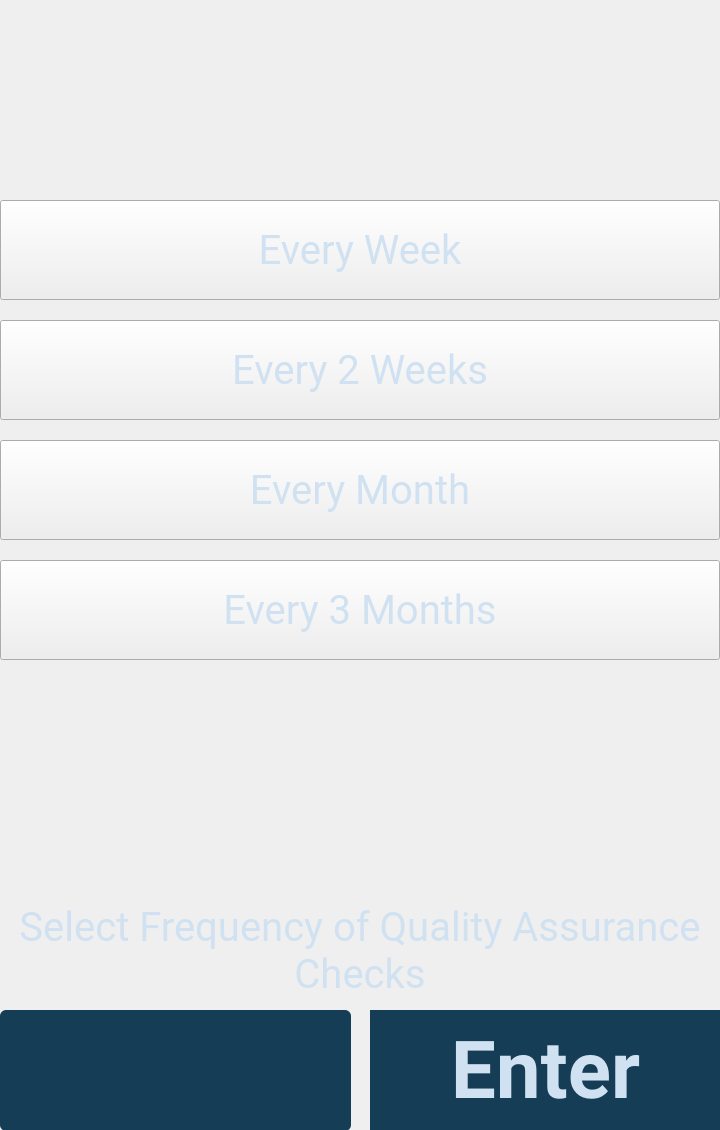
<?xml version="1.0" encoding="UTF-8"?>
<ui version="4.0">
 <class>QualityAssuranceForm</class>
 <widget class="QWidget" name="QualityAssuranceForm">
  <property name="geometry">
   <rect>
    <x>0</x>
    <y>0</y>
    <width>720</width>
    <height>1130</height>
   </rect>
  </property>
  <property name="font">
   <font>
    <family>Roboto</family>
   </font>
  </property>
  <property name="windowTitle">
   <string>Form</string>
  </property>
  <widget class="QPushButton" name="buttonBack">
   <property name="geometry">
    <rect>
     <x>0</x>
     <y>1010</y>
     <width>351</width>
     <height>121</height>
    </rect>
   </property>
   <property name="font">
    <font>
     <family>Roboto</family>
    </font>
   </property>
   <property name="styleSheet">
    <string notr="true">border-radius: 6px;
background-color: rgb(22,61,86);
color: rgb(208,225,241)</string>
   </property>
   <property name="text">
    <string/>
   </property>
   <property name="icon">
    <iconset resource="resources.qrc">
     <normaloff>:/Images/XatekUI_BackArrow.png</normaloff>:/Images/XatekUI_BackArrow.png</iconset>
   </property>
   <property name="iconSize">
    <size>
     <width>73</width>
     <height>62</height>
    </size>
   </property>
  </widget>
  <widget class="QLabel" name="labelInstruction">
   <property name="geometry">
    <rect>
     <x>0</x>
     <y>900</y>
     <width>720</width>
     <height>101</height>
    </rect>
   </property>
   <property name="font">
    <font>
     <family>Roboto</family>
     <pointsize>30</pointsize>
     <weight>50</weight>
     <bold>false</bold>
    </font>
   </property>
   <property name="styleSheet">
    <string notr="true">color: rgb(208,225,241);</string>
   </property>
   <property name="text">
    <string>Select Frequency of Quality Assurance Checks</string>
   </property>
   <property name="alignment">
    <set>Qt::AlignCenter</set>
   </property>
   <property name="wordWrap">
    <bool>true</bool>
   </property>
  </widget>
  <widget class="QPushButton" name="buttonQualityWeekly">
   <property name="geometry">
    <rect>
     <x>0</x>
     <y>200</y>
     <width>720</width>
     <height>100</height>
    </rect>
   </property>
   <property name="font">
    <font>
     <family>Roboto</family>
     <pointsize>30</pointsize>
    </font>
   </property>
   <property name="styleSheet">
    <string notr="true">color: rgb(208,225,241);</string>
   </property>
   <property name="text">
    <string>Every Week</string>
   </property>
  </widget>
  <widget class="QPushButton" name="buttonQualityBiweekly">
   <property name="geometry">
    <rect>
     <x>0</x>
     <y>320</y>
     <width>720</width>
     <height>100</height>
    </rect>
   </property>
   <property name="font">
    <font>
     <family>Roboto</family>
     <pointsize>30</pointsize>
    </font>
   </property>
   <property name="styleSheet">
    <string notr="true">color: rgb(208,225,241);</string>
   </property>
   <property name="text">
    <string>Every 2 Weeks</string>
   </property>
  </widget>
  <widget class="QPushButton" name="buttonQualityMonthly">
   <property name="geometry">
    <rect>
     <x>0</x>
     <y>440</y>
     <width>720</width>
     <height>100</height>
    </rect>
   </property>
   <property name="font">
    <font>
     <family>Roboto</family>
     <pointsize>30</pointsize>
    </font>
   </property>
   <property name="styleSheet">
    <string notr="true">color: rgb(208,225,241);</string>
   </property>
   <property name="text">
    <string>Every Month</string>
   </property>
  </widget>
  <widget class="QPushButton" name="buttonQualityQuarterly">
   <property name="geometry">
    <rect>
     <x>0</x>
     <y>560</y>
     <width>720</width>
     <height>100</height>
    </rect>
   </property>
   <property name="font">
    <font>
     <family>Roboto</family>
     <pointsize>30</pointsize>
    </font>
   </property>
   <property name="styleSheet">
    <string notr="true">color: rgb(208,225,241);</string>
   </property>
   <property name="text">
    <string>Every 3 Months</string>
   </property>
  </widget>
  <widget class="QPushButton" name="buttonEnter">
   <property name="geometry">
    <rect>
     <x>370</x>
     <y>1010</y>
     <width>351</width>
     <height>121</height>
    </rect>
   </property>
   <property name="font">
    <font>
     <family>Roboto</family>
     <pointsize>60</pointsize>
     <weight>75</weight>
     <bold>true</bold>
    </font>
   </property>
   <property name="styleSheet">
    <string notr="true">border-radius: 70%;
background-color: rgb(22,61,86);
color: rgb(208,225,241)</string>
   </property>
   <property name="text">
    <string>Enter</string>
   </property>
   <property name="iconSize">
    <size>
     <width>170</width>
     <height>86</height>
    </size>
   </property>
  </widget>
 </widget>
 <resources>
  <include location="resources.qrc"/>
 </resources>
 <connections/>
</ui>
